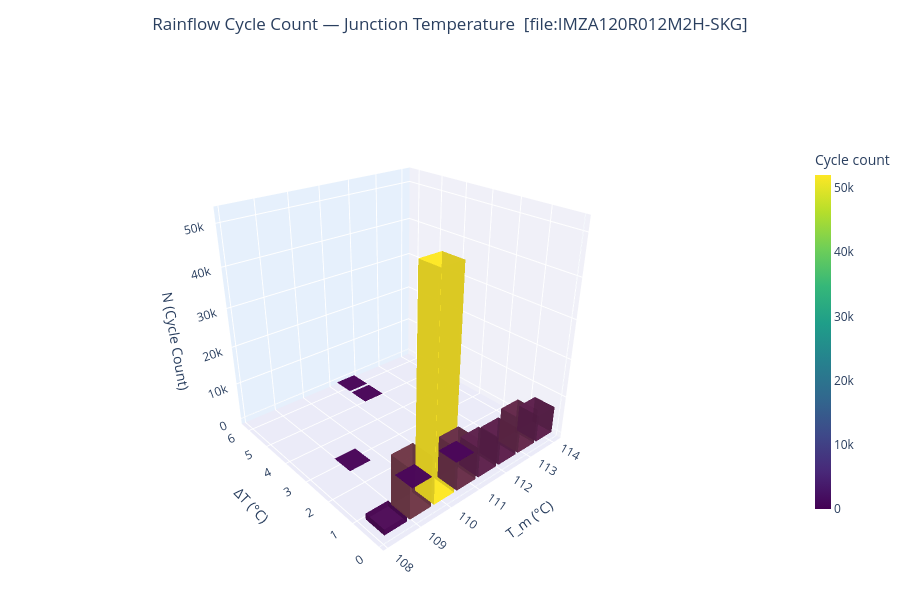
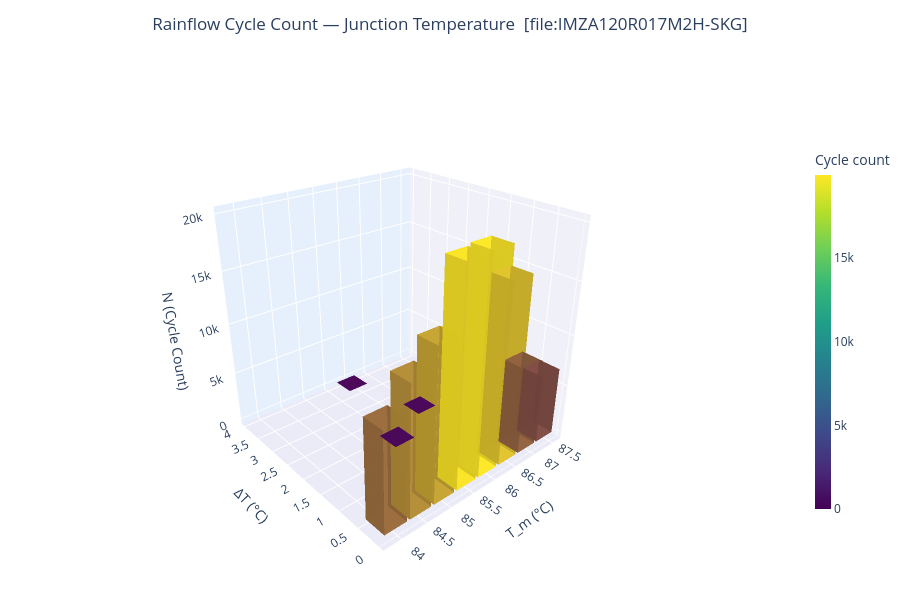

The code cell stored with these charts, in order, in its notebook:
### Markdown cell above
---
## Step 6 — 3-D Cycle Histograms  *(one interactive chart per result)*

**X** = mean junction temperature $T_m$ (°C)  
**Y** = temperature swing $\Delta T$ (°C)  
**Z** = cycle count $N$ in that bin  

Each chart is interactive: drag to rotate, scroll to zoom, hover for exact values.

### Code cell
figs_3d = []   # store Figure objects (useful for export)

for idx, cyc in enumerate(cycles_list):
    if cyc.empty:
        print(f"[Step {idx}] No cycles — skipping histogram.")
        figs_3d.append(None)
        continue

    # Build a short label from the swept parameters
    params = results[idx]['params']
    if params:
        lp  = SWEEP_LABEL_PARAM or list(params.keys())[0]
        v   = params[lp]
        lbl = f"[{lp}={v:.4g}]" if isinstance(v, float) else f"[{v}]"
    else:
        lbl = ''

    fig = plot_3d_cycle_histogram(
        cyc,
        n_delta_T_bins = N_DELTA_T_BINS,
        n_T_mean_bins  = N_TMEAN_BINS,
        title          = 'Rainflow Cycle Count — Junction Temperature',
        label          = lbl,
        colormap       = 'viridis',   # try 'plasma', 'Blues', 'YlOrRd', 'coolwarm'
        opacity        = 0.88,
        bar_gap        = 0.12,
    )
    figs_3d.append(fig)

### Figure 1 — Plotly figure (JSON) as saved in the notebook; plotly's stock layout.template omitted (floating-point values rounded to 4 significant figures)
{"data": [{"color": "#490752", "flatshading": true, "hovertemplate": "T_m = 108.4 °C<br>ΔT  = 0.4 °C<br>N   = 1511.0 cycles<extra></extra>", "i": [0, 0, 4, 4, 0, 0, 2, 2, 0, 0, 1, 1], "j": [1, 2, 5, 6, 1, 5, 3, 7, 3, 7, 2, 6], "k": [2, 3, 6, 7, 5, 4, 7, 6, 7, 4, 6, 5], "lighting": {"ambient": 0.85, "diffuse": 0.5, "roughness": 0.5, "specular": 0.15}, "lightposition": {"x": 1, "y": 1, "z": 2}, "name": "T_m = 108.4 °C<br>ΔT  = 0.4 °C<br>N   = 1511.0 cycles", "opacity": 0.88, "showlegend": false, "showscale": false, "type": "mesh3d", "x": [108.1, 108.7, 108.7, 108.1, 108.1, 108.7, 108.7, 108.1], "y": [0.04719, 0.04719, 0.7394, 0.7394, 0.04719, 0.04719, 0.7394, 0.7394], "z": [0, 0, 0, 0, 1511, 1511, 1511, 1511]}, {"color": "#713948", "flatshading": true, "hovertemplate": "T_m = 109.2 °C<br>ΔT  = 0.4 °C<br>N   = 12705.5 cycles<extra></extra>", "i": [0, 0, 4, 4, 0, 0, 2, 2, 0, 0, 1, 1], "j": [1, 2, 5, 6, 1, 5, 3, 7, 3, 7, 2, 6], "k": [2, 3, 6, 7, 5, 4, 7, 6, 7, 4, 6, 5], "lighting": {"ambient": 0.85, "diffuse": 0.5, "roughness": 0.5, "specular": 0.15}, "lightposition": {"x": 1, "y": 1, "z": 2}, "name": "T_m = 109.2 °C<br>ΔT  = 0.4 °C<br>N   = 12705.5 cycles", "opacity": 0.88, "showlegend": false, "showscale": false, "type": "mesh3d", "x": [108.8, 109.5, 109.5, 108.8, 108.8, 109.5, 109.5, 108.8], "y": [0.04719, 0.04719, 0.7394, 0.7394, 0.04719, 0.04719, 0.7394, 0.7394], "z": [0, 0, 0, 0, 12710.0, 12710.0, 12710.0, 12710.0]}, {"color": "#440153", "flatshading": true, "hovertemplate": "T_m = 109.2 °C<br>ΔT  = 2.8 °C<br>N   = 0.5 cycles<extra></extra>", "i": [0, 0, 4, 4, 0, 0, 2, 2, 0, 0, 1, 1], "j": [1, 2, 5, 6, 1, 5, 3, 7, 3, 7, 2, 6], "k": [2, 3, 6, 7, 5, 4, 7, 6, 7, 4, 6, 5], "lighting": {"ambient": 0.85, "diffuse": 0.5, "roughness": 0.5, "specular": 0.15}, "lightposition": {"x": 1, "y": 1, "z": 2}, "name": "T_m = 109.2 °C<br>ΔT  = 2.8 °C<br>N   = 0.5 cycles", "opacity": 0.88, "showlegend": false, "showscale": false, "type": "mesh3d", "x": [108.8, 109.5, 109.5, 108.8, 108.8, 109.5, 109.5, 108.8], "y": [2.407, 2.407, 3.099, 3.099, 2.407, 2.407, 3.099, 3.099], "z": [0, 0, 0, 0, 0.5, 0.5, 0.5, 0.5]}, {"color": "#fde725", "flatshading": true, "hovertemplate": "T_m = 109.9 °C<br>ΔT  = 0.4 °C<br>N   = 52010.0 cycles<extra></extra>", "i": [0, 0, 4, 4, 0, 0, 2, 2, 0, 0, 1, 1], "j": [1, 2, 5, 6, 1, 5, 3, 7, 3, 7, 2, 6], "k": [2, 3, 6, 7, 5, 4, 7, 6, 7, 4, 6, 5], "lighting": {"ambient": 0.85, "diffuse": 0.5, "roughness": 0.5, "specular": 0.15}, "lightposition": {"x": 1, "y": 1, "z": 2}, "name": "T_m = 109.9 °C<br>ΔT  = 0.4 °C<br>N   = 52010.0 cycles", "opacity": 0.88, "showlegend": false, "showscale": false, "type": "mesh3d", "x": [109.6, 110.3, 110.3, 109.6, 109.6, 110.3, 110.3, 109.6], "y": [0.04719, 0.04719, 0.7394, 0.7394, 0.04719, 0.04719, 0.7394, 0.7394], "z": [0, 0, 0, 0, 52010, 52010, 52010, 52010]}, {"color": "#440153", "flatshading": true, "hovertemplate": "T_m = 109.9 °C<br>ΔT  = 1.2 °C<br>N   = 4.5 cycles<extra></extra>", "i": [0, 0, 4, 4, 0, 0, 2, 2, 0, 0, 1, 1], "j": [1, 2, 5, 6, 1, 5, 3, 7, 3, 7, 2, 6], "k": [2, 3, 6, 7, 5, 4, 7, 6, 7, 4, 6, 5], "lighting": {"ambient": 0.85, "diffuse": 0.5, "roughness": 0.5, "specular": 0.15}, "lightposition": {"x": 1, "y": 1, "z": 2}, "name": "T_m = 109.9 °C<br>ΔT  = 1.2 °C<br>N   = 4.5 cycles", "opacity": 0.88, "showlegend": false, "showscale": false, "type": "mesh3d", "x": [109.6, 110.3, 110.3, 109.6, 109.6, 110.3, 110.3, 109.6], "y": [0.8338, 0.8338, 1.526, 1.526, 0.8338, 0.8338, 1.526, 1.526], "z": [0, 0, 0, 0, 4.5, 4.5, 4.5, 4.5]}, {"color": "#69304a", "flatshading": true, "hovertemplate": "T_m = 110.7 °C<br>ΔT  = 0.4 °C<br>N   = 10675.0 cycles<extra></extra>", "i": [0, 0, 4, 4, 0, 0, 2, 2, 0, 0, 1, 1], "j": [1, 2, 5, 6, 1, 5, 3, 7, 3, 7, 2, 6], "k": [2, 3, 6, 7, 5, 4, 7, 6, 7, 4, 6, 5], "lighting": {"ambient": 0.85, "diffuse": 0.5, "roughness": 0.5, "specular": 0.15}, "lightposition": {"x": 1, "y": 1, "z": 2}, "name": "T_m = 110.7 °C<br>ΔT  = 0.4 °C<br>N   = 10675.0 cycles", "opacity": 0.88, "showlegend": false, "showscale": false, "type": "mesh3d", "x": [110.4, 111.1, 111.1, 110.4, 110.4, 111.1, 111.1, 110.4], "y": [0.04719, 0.04719, 0.7394, 0.7394, 0.04719, 0.04719, 0.7394, 0.7394], "z": [0, 0, 0, 0, 10675, 10675, 10675, 10675]}, {"color": "#5e224d", "flatshading": true, "hovertemplate": "T_m = 111.5 °C<br>ΔT  = 0.4 °C<br>N   = 7544.0 cycles<extra></extra>", "i": [0, 0, 4, 4, 0, 0, 2, 2, 0, 0, 1, 1], "j": [1, 2, 5, 6, 1, 5, 3, 7, 3, 7, 2, 6], "k": [2, 3, 6, 7, 5, 4, 7, 6, 7, 4, 6, 5], "lighting": {"ambient": 0.85, "diffuse": 0.5, "roughness": 0.5, "specular": 0.15}, "lightposition": {"x": 1, "y": 1, "z": 2}, "name": "T_m = 111.5 °C<br>ΔT  = 0.4 °C<br>N   = 7544.0 cycles", "opacity": 0.88, "showlegend": false, "showscale": false, "type": "mesh3d", "x": [111.1, 111.8, 111.8, 111.1, 111.1, 111.8, 111.8, 111.1], "y": [0.04719, 0.04719, 0.7394, 0.7394, 0.04719, 0.04719, 0.7394, 0.7394], "z": [0, 0, 0, 0, 7544, 7544, 7544, 7544]}, {"color": "#440153", "flatshading": true, "hovertemplate": "T_m = 111.5 °C<br>ΔT  = 1.2 °C<br>N   = 5.0 cycles<extra></extra>", "i": [0, 0, 4, 4, 0, 0, 2, 2, 0, 0, 1, 1], "j": [1, 2, 5, 6, 1, 5, 3, 7, 3, 7, 2, 6], "k": [2, 3, 6, 7, 5, 4, 7, 6, 7, 4, 6, 5], "lighting": {"ambient": 0.85, "diffuse": 0.5, "roughness": 0.5, "specular": 0.15}, "lightposition": {"x": 1, "y": 1, "z": 2}, "name": "T_m = 111.5 °C<br>ΔT  = 1.2 °C<br>N   = 5.0 cycles", "opacity": 0.88, "showlegend": false, "showscale": false, "type": "mesh3d", "x": [111.1, 111.8, 111.8, 111.1, 111.1, 111.8, 111.8, 111.1], "y": [0.8338, 0.8338, 1.526, 1.526, 0.8338, 0.8338, 1.526, 1.526], "z": [0, 0, 0, 0, 5, 5, 5, 5]}, {"color": "#440153", "flatshading": true, "hovertemplate": "T_m = 111.5 °C<br>ΔT  = 5.1 °C<br>N   = 0.5 cycles<extra></extra>", "i": [0, 0, 4, 4, 0, 0, 2, 2, 0, 0, 1, 1], "j": [1, 2, 5, 6, 1, 5, 3, 7, 3, 7, 2, 6], "k": [2, 3, 6, 7, 5, 4, 7, 6, 7, 4, 6, 5], "lighting": {"ambient": 0.85, "diffuse": 0.5, "roughness": 0.5, "specular": 0.15}, "lightposition": {"x": 1, "y": 1, "z": 2}, "name": "T_m = 111.5 °C<br>ΔT  = 5.1 °C<br>N   = 0.5 cycles", "opacity": 0.88, "showlegend": false, "showscale": false, "type": "mesh3d", "x": [111.1, 111.8, 111.8, 111.1, 111.1, 111.8, 111.8, 111.1], "y": [4.767, 4.767, 5.459, 5.459, 4.767, 4.767, 5.459, 5.459], "z": [0, 0, 0, 0, 0.5, 0.5, 0.5, 0.5]}, {"color": "#440153", "flatshading": true, "hovertemplate": "T_m = 111.5 °C<br>ΔT  = 5.9 °C<br>N   = 4.5 cycles<extra></extra>", "i": [0, 0, 4, 4, 0, 0, 2, 2, 0, 0, 1, 1], "j": [1, 2, 5, 6, 1, 5, 3, 7, 3, 7, 2, 6], "k": [2, 3, 6, 7, 5, 4, 7, 6, 7, 4, 6, 5], "lighting": {"ambient": 0.85, "diffuse": 0.5, "roughness": 0.5, "specular": 0.15}, "lightposition": {"x": 1, "y": 1, "z": 2}, "name": "T_m = 111.5 °C<br>ΔT  = 5.9 °C<br>N   = 4.5 cycles", "opacity": 0.88, "showlegend": false, "showscale": false, "type": "mesh3d", "x": [111.1, 111.8, 111.8, 111.1, 111.1, 111.8, 111.8, 111.1], "y": [5.553, 5.553, 6.245, 6.245, 5.553, 5.553, 6.245, 6.245], "z": [0, 0, 0, 0, 4.5, 4.5, 4.5, 4.5]}, {"color": "#5d204d", "flatshading": true, "hovertemplate": "T_m = 112.2 °C<br>ΔT  = 0.4 °C<br>N   = 7085.0 cycles<extra></extra>", "i": [0, 0, 4, 4, 0, 0, 2, 2, 0, 0, 1, 1], "j": [1, 2, 5, 6, 1, 5, 3, 7, 3, 7, 2, 6], "k": [2, 3, 6, 7, 5, 4, 7, 6, 7, 4, 6, 5], "lighting": {"ambient": 0.85, "diffuse": 0.5, "roughness": 0.5, "specular": 0.15}, "lightposition": {"x": 1, "y": 1, "z": 2}, "name": "T_m = 112.2 °C<br>ΔT  = 0.4 °C<br>N   = 7085.0 cycles", "opacity": 0.88, "showlegend": false, "showscale": false, "type": "mesh3d", "x": [111.9, 112.6, 112.6, 111.9, 111.9, 112.6, 112.6, 111.9], "y": [0.04719, 0.04719, 0.7394, 0.7394, 0.04719, 0.04719, 0.7394, 0.7394], "z": [0, 0, 0, 0, 7085, 7085, 7085, 7085]}, {"color": "#64294b", "flatshading": true, "hovertemplate": "T_m = 113.0 °C<br>ΔT  = 0.4 °C<br>N   = 9170.0 cycles<extra></extra>", "i": [0, 0, 4, 4, 0, 0, 2, 2, 0, 0, 1, 1], "j": [1, 2, 5, 6, 1, 5, 3, 7, 3, 7, 2, 6], "k": [2, 3, 6, 7, 5, 4, 7, 6, 7, 4, 6, 5], "lighting": {"ambient": 0.85, "diffuse": 0.5, "roughness": 0.5, "specular": 0.15}, "lightposition": {"x": 1, "y": 1, "z": 2}, "name": "T_m = 113.0 °C<br>ΔT  = 0.4 °C<br>N   = 9170.0 cycles", "opacity": 0.88, "showlegend": false, "showscale": false, "type": "mesh3d", "x": [112.7, 113.4, 113.4, 112.7, 112.7, 113.4, 113.4, 112.7], "y": [0.04719, 0.04719, 0.7394, 0.7394, 0.04719, 0.04719, 0.7394, 0.7394], "z": [0, 0, 0, 0, 9170, 9170, 9170, 9170]}, {"color": "#5d204d", "flatshading": true, "hovertemplate": "T_m = 113.8 °C<br>ΔT  = 0.4 °C<br>N   = 7085.0 cycles<extra></extra>", "i": [0, 0, 4, 4, 0, 0, 2, 2, 0, 0, 1, 1], "j": [1, 2, 5, 6, 1, 5, 3, 7, 3, 7, 2, 6], "k": [2, 3, 6, 7, 5, 4, 7, 6, 7, 4, 6, 5], "lighting": {"ambient": 0.85, "diffuse": 0.5, "roughness": 0.5, "specular": 0.15}, "lightposition": {"x": 1, "y": 1, "z": 2}, "name": "T_m = 113.8 °C<br>ΔT  = 0.4 °C<br>N   = 7085.0 cycles", "opacity": 0.88, "showlegend": false, "showscale": false, "type": "mesh3d", "x": [113.4, 114.1, 114.1, 113.4, 113.4, 114.1, 114.1, 113.4], "y": [0.04719, 0.04719, 0.7394, 0.7394, 0.04719, 0.04719, 0.7394, 0.7394], "z": [0, 0, 0, 0, 7085, 7085, 7085, 7085]}, {"hoverinfo": "skip", "marker": {"color": [0, 52010], "colorbar": {"len": 0.7, "thickness": 16, "title": {"text": "Cycle count"}, "x": 1.01}, "colorscale": [[0, "#440154"], [0.1111, "#482878"], [0.2222, "#3e4989"], [0.3333, "#31688e"], [0.4444, "#26828e"], [0.5556, "#1f9e89"], [0.6667, "#35b779"], [0.7778, "#6ece58"], [0.8889, "#b5de2b"], [1, "#fde725"]], "showscale": true, "size": 0}, "mode": "markers", "showlegend": false, "type": "scatter3d", "x": [null], "y": [null], "z": [null]}], "layout": {"height": 600, "margin": {"b": 0, "l": 0, "r": 60, "t": 60}, "scene": {"aspectmode": "cube", "camera": {"eye": {"x": -1.55, "y": -1.8, "z": 1.2}}, "xaxis": {"backgroundcolor": "rgb(240,240,248)", "gridcolor": "white", "showbackground": true, "title": {"text": "T_m (°C)"}}, "yaxis": {"backgroundcolor": "rgb(230,240,252)", "gridcolor": "white", "showbackground": true, "title": {"text": "ΔT (°C)"}}, "zaxis": {"backgroundcolor": "rgb(235,235,248)", "gridcolor": "white", "showbackground": true, "title": {"text": "N (Cycle Count)"}}}, "title": {"text": "Rainflow Cycle Count — Junction Temperature  [file:IMZA120R012M2H-SKG]", "x": 0.5, "xanchor": "center"}}}

### Figure 2 — Plotly figure (JSON) as saved in the notebook; plotly's stock layout.template omitted (floating-point values rounded to 4 significant figures)
{"data": [{"color": "#9b6d3d", "flatshading": true, "hovertemplate": "T_m = 84.0 °C<br>ΔT  = 0.3 °C<br>N   = 9460.5 cycles<extra></extra>", "i": [0, 0, 4, 4, 0, 0, 2, 2, 0, 0, 1, 1], "j": [1, 2, 5, 6, 1, 5, 3, 7, 3, 7, 2, 6], "k": [2, 3, 6, 7, 5, 4, 7, 6, 7, 4, 6, 5], "lighting": {"ambient": 0.85, "diffuse": 0.5, "roughness": 0.5, "specular": 0.15}, "lightposition": {"x": 1, "y": 1, "z": 2}, "name": "T_m = 84.0 °C<br>ΔT  = 0.3 °C<br>N   = 9460.5 cycles", "opacity": 0.88, "showlegend": false, "showscale": false, "type": "mesh3d", "x": [83.78, 84.21, 84.21, 83.78, 83.78, 84.21, 84.21, 83.78], "y": [0.03018, 0.03018, 0.4728, 0.4728, 0.03018, 0.03018, 0.4728, 0.4728], "z": [0, 0, 0, 0, 9460.0, 9460.0, 9460.0, 9460.0]}, {"color": "#b58d37", "flatshading": true, "hovertemplate": "T_m = 84.5 °C<br>ΔT  = 0.3 °C<br>N   = 12205.0 cycles<extra></extra>", "i": [0, 0, 4, 4, 0, 0, 2, 2, 0, 0, 1, 1], "j": [1, 2, 5, 6, 1, 5, 3, 7, 3, 7, 2, 6], "k": [2, 3, 6, 7, 5, 4, 7, 6, 7, 4, 6, 5], "lighting": {"ambient": 0.85, "diffuse": 0.5, "roughness": 0.5, "specular": 0.15}, "lightposition": {"x": 1, "y": 1, "z": 2}, "name": "T_m = 84.5 °C<br>ΔT  = 0.3 °C<br>N   = 12205.0 cycles", "opacity": 0.88, "showlegend": false, "showscale": false, "type": "mesh3d", "x": [84.27, 84.69, 84.69, 84.27, 84.27, 84.69, 84.69, 84.27], "y": [0.03018, 0.03018, 0.4728, 0.4728, 0.03018, 0.03018, 0.4728, 0.4728], "z": [0, 0, 0, 0, 12205, 12205, 12205, 12205]}, {"color": "#c7a432", "flatshading": true, "hovertemplate": "T_m = 85.0 °C<br>ΔT  = 0.3 °C<br>N   = 14210.0 cycles<extra></extra>", "i": [0, 0, 4, 4, 0, 0, 2, 2, 0, 0, 1, 1], "j": [1, 2, 5, 6, 1, 5, 3, 7, 3, 7, 2, 6], "k": [2, 3, 6, 7, 5, 4, 7, 6, 7, 4, 6, 5], "lighting": {"ambient": 0.85, "diffuse": 0.5, "roughness": 0.5, "specular": 0.15}, "lightposition": {"x": 1, "y": 1, "z": 2}, "name": "T_m = 85.0 °C<br>ΔT  = 0.3 °C<br>N   = 14210.0 cycles", "opacity": 0.88, "showlegend": false, "showscale": false, "type": "mesh3d", "x": [84.75, 85.18, 85.18, 84.75, 84.75, 85.18, 85.18, 84.75], "y": [0.03018, 0.03018, 0.4728, 0.4728, 0.03018, 0.03018, 0.4728, 0.4728], "z": [0, 0, 0, 0, 14210, 14210, 14210, 14210]}, {"color": "#fbe425", "flatshading": true, "hovertemplate": "T_m = 85.4 °C<br>ΔT  = 0.3 °C<br>N   = 19765.0 cycles<extra></extra>", "i": [0, 0, 4, 4, 0, 0, 2, 2, 0, 0, 1, 1], "j": [1, 2, 5, 6, 1, 5, 3, 7, 3, 7, 2, 6], "k": [2, 3, 6, 7, 5, 4, 7, 6, 7, 4, 6, 5], "lighting": {"ambient": 0.85, "diffuse": 0.5, "roughness": 0.5, "specular": 0.15}, "lightposition": {"x": 1, "y": 1, "z": 2}, "name": "T_m = 85.4 °C<br>ΔT  = 0.3 °C<br>N   = 19765.0 cycles", "opacity": 0.88, "showlegend": false, "showscale": false, "type": "mesh3d", "x": [85.24, 85.66, 85.66, 85.24, 85.24, 85.66, 85.66, 85.24], "y": [0.03018, 0.03018, 0.4728, 0.4728, 0.03018, 0.03018, 0.4728, 0.4728], "z": [0, 0, 0, 0, 19765, 19765, 19765, 19765]}, {"color": "#440153", "flatshading": true, "hovertemplate": "T_m = 85.4 °C<br>ΔT  = 1.8 °C<br>N   = 5.0 cycles<extra></extra>", "i": [0, 0, 4, 4, 0, 0, 2, 2, 0, 0, 1, 1], "j": [1, 2, 5, 6, 1, 5, 3, 7, 3, 7, 2, 6], "k": [2, 3, 6, 7, 5, 4, 7, 6, 7, 4, 6, 5], "lighting": {"ambient": 0.85, "diffuse": 0.5, "roughness": 0.5, "specular": 0.15}, "lightposition": {"x": 1, "y": 1, "z": 2}, "name": "T_m = 85.4 °C<br>ΔT  = 1.8 °C<br>N   = 5.0 cycles", "opacity": 0.88, "showlegend": false, "showscale": false, "type": "mesh3d", "x": [85.24, 85.66, 85.66, 85.24, 85.24, 85.66, 85.66, 85.24], "y": [1.539, 1.539, 1.982, 1.982, 1.539, 1.539, 1.982, 1.982], "z": [0, 0, 0, 0, 5, 5, 5, 5]}, {"color": "#fde725", "flatshading": true, "hovertemplate": "T_m = 85.9 °C<br>ΔT  = 0.3 °C<br>N   = 19979.0 cycles<extra></extra>", "i": [0, 0, 4, 4, 0, 0, 2, 2, 0, 0, 1, 1], "j": [1, 2, 5, 6, 1, 5, 3, 7, 3, 7, 2, 6], "k": [2, 3, 6, 7, 5, 4, 7, 6, 7, 4, 6, 5], "lighting": {"ambient": 0.85, "diffuse": 0.5, "roughness": 0.5, "specular": 0.15}, "lightposition": {"x": 1, "y": 1, "z": 2}, "name": "T_m = 85.9 °C<br>ΔT  = 0.3 °C<br>N   = 19979.0 cycles", "opacity": 0.88, "showlegend": false, "showscale": false, "type": "mesh3d", "x": [85.72, 86.15, 86.15, 85.72, 85.72, 86.15, 86.15, 85.72], "y": [0.03018, 0.03018, 0.4728, 0.4728, 0.03018, 0.03018, 0.4728, 0.4728], "z": [0, 0, 0, 0, 19979, 19979, 19979, 19979]}, {"color": "#440153", "flatshading": true, "hovertemplate": "T_m = 85.9 °C<br>ΔT  = 3.8 °C<br>N   = 5.0 cycles<extra></extra>", "i": [0, 0, 4, 4, 0, 0, 2, 2, 0, 0, 1, 1], "j": [1, 2, 5, 6, 1, 5, 3, 7, 3, 7, 2, 6], "k": [2, 3, 6, 7, 5, 4, 7, 6, 7, 4, 6, 5], "lighting": {"ambient": 0.85, "diffuse": 0.5, "roughness": 0.5, "specular": 0.15}, "lightposition": {"x": 1, "y": 1, "z": 2}, "name": "T_m = 85.9 °C<br>ΔT  = 3.8 °C<br>N   = 5.0 cycles", "opacity": 0.88, "showlegend": false, "showscale": false, "type": "mesh3d", "x": [85.72, 86.15, 86.15, 85.72, 85.72, 86.15, 86.15, 85.72], "y": [3.551, 3.551, 3.993, 3.993, 3.551, 3.551, 3.993, 3.993], "z": [0, 0, 0, 0, 5, 5, 5, 5]}, {"color": "#e1c42c", "flatshading": true, "hovertemplate": "T_m = 86.4 °C<br>ΔT  = 0.3 °C<br>N   = 17001.0 cycles<extra></extra>", "i": [0, 0, 4, 4, 0, 0, 2, 2, 0, 0, 1, 1], "j": [1, 2, 5, 6, 1, 5, 3, 7, 3, 7, 2, 6], "k": [2, 3, 6, 7, 5, 4, 7, 6, 7, 4, 6, 5], "lighting": {"ambient": 0.85, "diffuse": 0.5, "roughness": 0.5, "specular": 0.15}, "lightposition": {"x": 1, "y": 1, "z": 2}, "name": "T_m = 86.4 °C<br>ΔT  = 0.3 °C<br>N   = 17001.0 cycles", "opacity": 0.88, "showlegend": false, "showscale": false, "type": "mesh3d", "x": [86.21, 86.63, 86.63, 86.21, 86.21, 86.63, 86.63, 86.21], "y": [0.03018, 0.03018, 0.4728, 0.4728, 0.03018, 0.03018, 0.4728, 0.4728], "z": [0, 0, 0, 0, 17001, 17001, 17001, 17001]}, {"color": "#440153", "flatshading": true, "hovertemplate": "T_m = 86.4 °C<br>ΔT  = 2.3 °C<br>N   = 5.0 cycles<extra></extra>", "i": [0, 0, 4, 4, 0, 0, 2, 2, 0, 0, 1, 1], "j": [1, 2, 5, 6, 1, 5, 3, 7, 3, 7, 2, 6], "k": [2, 3, 6, 7, 5, 4, 7, 6, 7, 4, 6, 5], "lighting": {"ambient": 0.85, "diffuse": 0.5, "roughness": 0.5, "specular": 0.15}, "lightposition": {"x": 1, "y": 1, "z": 2}, "name": "T_m = 86.4 °C<br>ΔT  = 2.3 °C<br>N   = 5.0 cycles", "opacity": 0.88, "showlegend": false, "showscale": false, "type": "mesh3d", "x": [86.21, 86.63, 86.63, 86.21, 86.21, 86.63, 86.63, 86.21], "y": [2.042, 2.042, 2.484, 2.484, 2.042, 2.042, 2.484, 2.484], "z": [0, 0, 0, 0, 5, 5, 5, 5]}, {"color": "#926140", "flatshading": true, "hovertemplate": "T_m = 86.9 °C<br>ΔT  = 0.3 °C<br>N   = 8424.0 cycles<extra></extra>", "i": [0, 0, 4, 4, 0, 0, 2, 2, 0, 0, 1, 1], "j": [1, 2, 5, 6, 1, 5, 3, 7, 3, 7, 2, 6], "k": [2, 3, 6, 7, 5, 4, 7, 6, 7, 4, 6, 5], "lighting": {"ambient": 0.85, "diffuse": 0.5, "roughness": 0.5, "specular": 0.15}, "lightposition": {"x": 1, "y": 1, "z": 2}, "name": "T_m = 86.9 °C<br>ΔT  = 0.3 °C<br>N   = 8424.0 cycles", "opacity": 0.88, "showlegend": false, "showscale": false, "type": "mesh3d", "x": [86.69, 87.12, 87.12, 86.69, 86.69, 87.12, 87.12, 86.69], "y": [0.03018, 0.03018, 0.4728, 0.4728, 0.03018, 0.03018, 0.4728, 0.4728], "z": [0, 0, 0, 0, 8424, 8424, 8424, 8424]}, {"color": "#814d44", "flatshading": true, "hovertemplate": "T_m = 87.4 °C<br>ΔT  = 0.3 °C<br>N   = 6686.0 cycles<extra></extra>", "i": [0, 0, 4, 4, 0, 0, 2, 2, 0, 0, 1, 1], "j": [1, 2, 5, 6, 1, 5, 3, 7, 3, 7, 2, 6], "k": [2, 3, 6, 7, 5, 4, 7, 6, 7, 4, 6, 5], "lighting": {"ambient": 0.85, "diffuse": 0.5, "roughness": 0.5, "specular": 0.15}, "lightposition": {"x": 1, "y": 1, "z": 2}, "name": "T_m = 87.4 °C<br>ΔT  = 0.3 °C<br>N   = 6686.0 cycles", "opacity": 0.88, "showlegend": false, "showscale": false, "type": "mesh3d", "x": [87.18, 87.6, 87.6, 87.18, 87.18, 87.6, 87.6, 87.18], "y": [0.03018, 0.03018, 0.4728, 0.4728, 0.03018, 0.03018, 0.4728, 0.4728], "z": [0, 0, 0, 0, 6686, 6686, 6686, 6686]}, {"hoverinfo": "skip", "marker": {"color": [0, 19979], "colorbar": {"len": 0.7, "thickness": 16, "title": {"text": "Cycle count"}, "x": 1.01}, "colorscale": [[0, "#440154"], [0.1111, "#482878"], [0.2222, "#3e4989"], [0.3333, "#31688e"], [0.4444, "#26828e"], [0.5556, "#1f9e89"], [0.6667, "#35b779"], [0.7778, "#6ece58"], [0.8889, "#b5de2b"], [1, "#fde725"]], "showscale": true, "size": 0}, "mode": "markers", "showlegend": false, "type": "scatter3d", "x": [null], "y": [null], "z": [null]}], "layout": {"height": 600, "margin": {"b": 0, "l": 0, "r": 60, "t": 60}, "scene": {"aspectmode": "cube", "camera": {"eye": {"x": -1.55, "y": -1.8, "z": 1.2}}, "xaxis": {"backgroundcolor": "rgb(240,240,248)", "gridcolor": "white", "showbackground": true, "title": {"text": "T_m (°C)"}}, "yaxis": {"backgroundcolor": "rgb(230,240,252)", "gridcolor": "white", "showbackground": true, "title": {"text": "ΔT (°C)"}}, "zaxis": {"backgroundcolor": "rgb(235,235,248)", "gridcolor": "white", "showbackground": true, "title": {"text": "N (Cycle Count)"}}}, "title": {"text": "Rainflow Cycle Count — Junction Temperature  [file:IMZA120R017M2H-SKG]", "x": 0.5, "xanchor": "center"}}}
